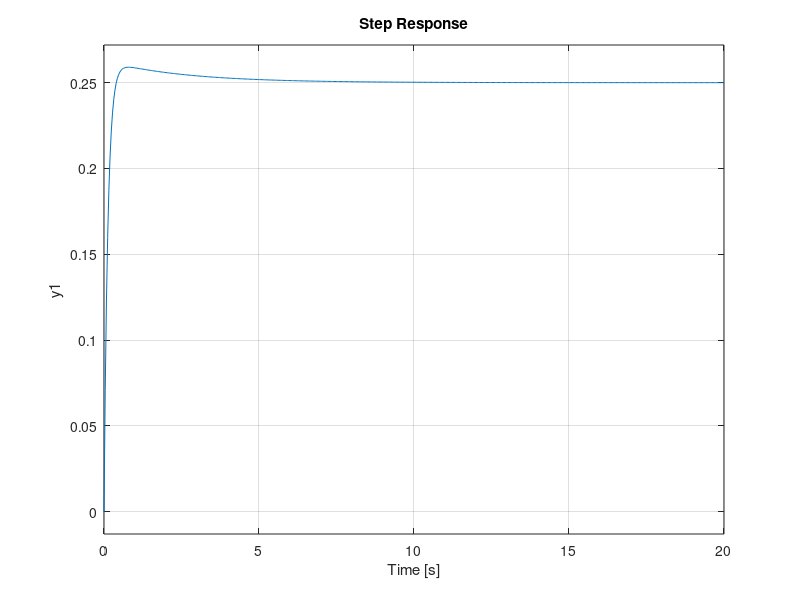

Recreate this plot in MATLAB.
m = 0.111;
R = 0.015;
g = -9.8;
L = 1.0;
d = 0.03;
J = 9.99e-6;
s = tf('s');
P_ball = -m*g*d/L/(J/R^2+m)/s^2;

Kp = 1;
C = pid(Kp);
sys_cl=feedback(C*P_ball,1);
step(0.25*sys_cl)
axis([0 70 0 0.5])
m = 0.111;
R = 0.015;
g = -9.8;
L = 1.0;
d = 0.03;
J = 9.99e-6;
s = tf('s');
P_ball = -m*g*d/L/(J/R^2+m)/s^2;

Kp = 10;
Kd = 10;
C = pid(Kp,0,Kd);

sys_cl=feedback(C*P_ball,1);

t=0:0.01:5;
step(0.25*sys_cl)
Kp = 10;
Kd = 20;
C = pid(Kp,0,Kd);
sys_cl=feedback(C*P_ball,1);
step(0.25*sys_cl)
Kp = 15;
Kd = 40;
C = pid(Kp,0,Kd);
sys_cl=feedback(C*P_ball,1);
step(0.25*sys_cl)
